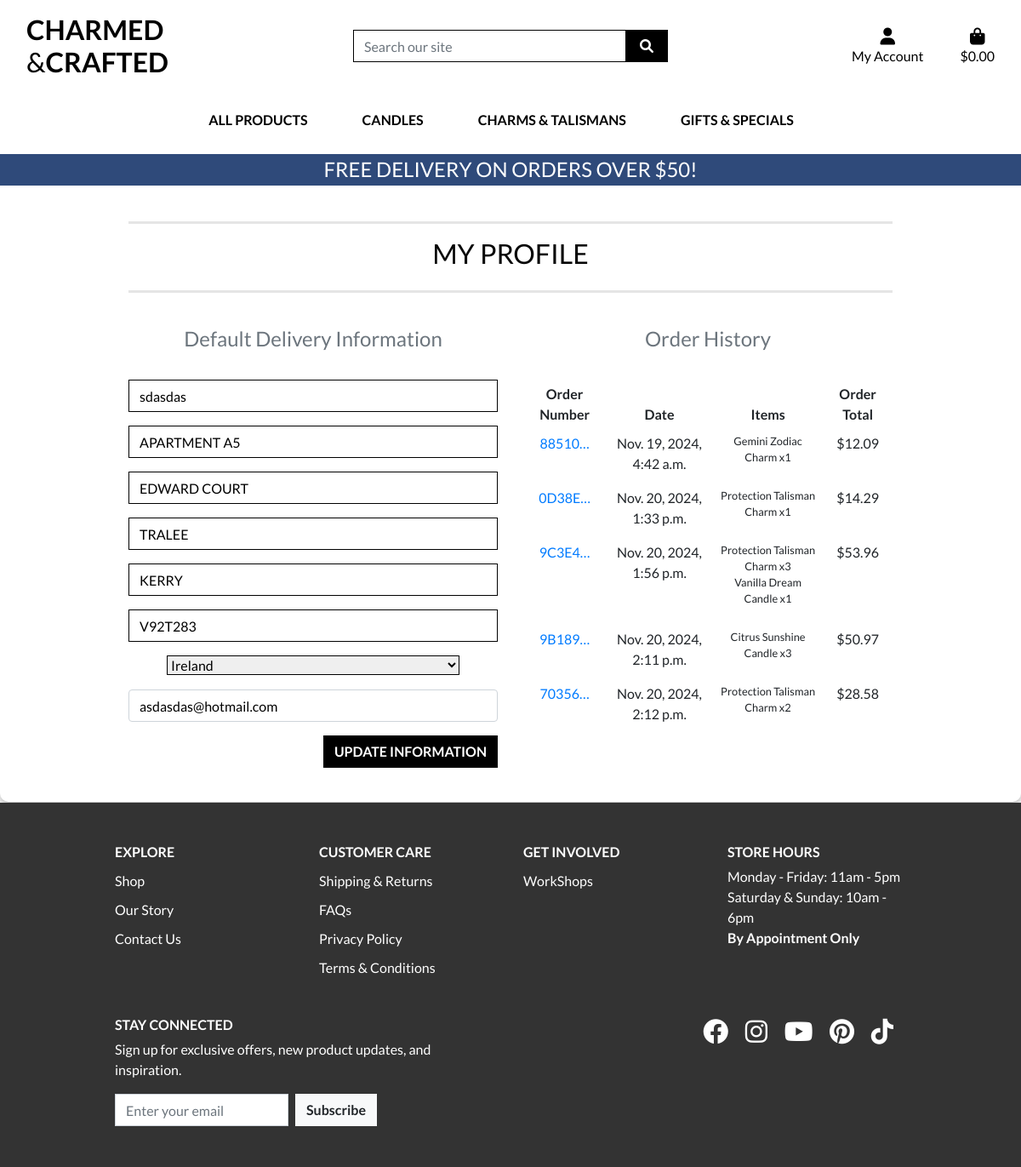
Before: /profile/ (signed in) with the older database file.
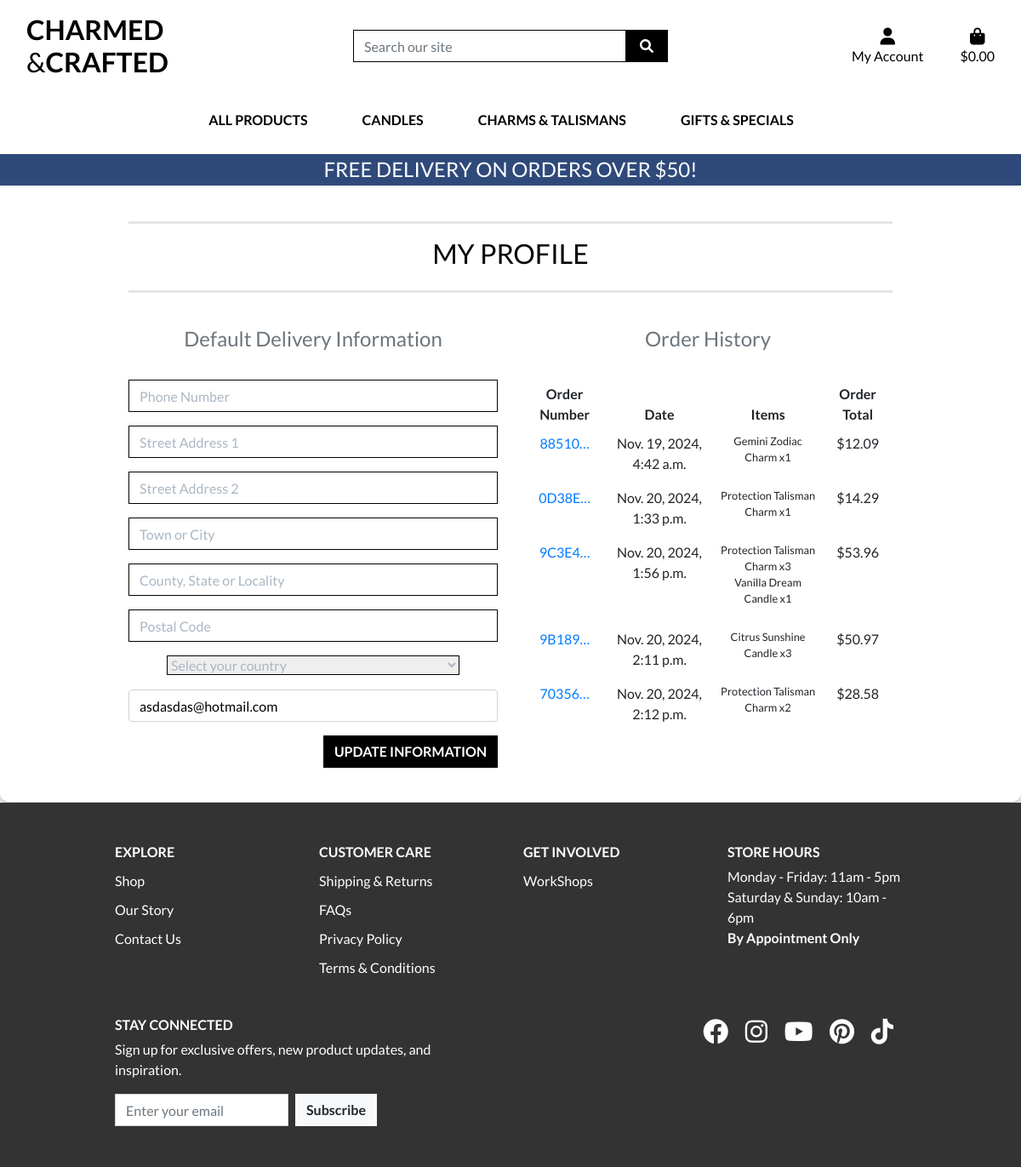
After: the same page with the newer database file.
### profiles/models.py (models this page shows, shortened)
class UserProfile(models.Model):
    user = models.OneToOneField(User, on_delete=models.CASCADE)
    default_phone_number = models.CharField(max_length=20, null=True, blank=True)
    default_street_address1 = models.CharField(max_length=80, null=True, blank=True)
    default_street_address2 = models.CharField(max_length=80, null=True, blank=True)
    default_town_or_city = models.CharField(max_length=40, null=True, blank=True)
    default_county = models.CharField(max_length=80, null=True, blank=True)
    default_postcode = models.CharField(max_length=20, null=True, blank=True)
    default_country = models.CharField(
        max_length=2,
        choices=get_country_choices(),
        blank=True,
        null=True,
    )

### checkout/models.py (models this page shows, shortened)
class Order(models.Model):
    order_number = models.CharField(max_length=32, null=False, editable=False)
    user_profile = models.ForeignKey(UserProfile, on_delete=models.SET_NULL,
                                     null=True, blank=True, related_name='orders')
    full_name = models.CharField(max_length=50, null=False, blank=False)
    email = models.EmailField(max_length=254, null=False, blank=False)
    phone_number = models.CharField(max_length=20, null=False, blank=False)
    country = models.CharField(
        max_length=2,
        choices=get_country_choices(),
        blank=True,
        null=True,
    )
    postcode = models.CharField(max_length=20, null=True, blank=True)
    town_or_city = models.CharField(max_length=40, null=False, blank=False)
    street_address1 = models.CharField(max_length=80, null=False, blank=False)
    street_address2 = models.CharField(max_length=80, null=True, blank=True)
    county = models.CharField(max_length=80, null=True, blank=True)
    date = models.DateTimeField(auto_now_add=True)
    delivery_cost = models.DecimalField(max_digits=6, decimal_places=2, null=False, default=0)
    order_total = models.DecimalField(max_digits=10, decimal_places=2, null=False, default=0)
    grand_total = models.DecimalField(max_digits=10, decimal_places=2, null=False, default=0)
    original_bag = models.TextField(null=False, blank=False, default='')
    stripe_pid = models.CharField(max_length=254, null=False, blank=False, default='')

class OrderLineItem(models.Model):
    order = models.ForeignKey(
        Order, null=False, blank=False, on_delete=models.CASCADE, related_name='lineitems')
    product = models.ForeignKey(Product, null=False, blank=False, on_delete=models.CASCADE)
    product_size = models.CharField(
        max_length=2, null=True, blank=True) # XS, S, M, L, XL
    quantity = models.IntegerField(null=False, blank=False, default=0)
    lineitem_total = models.DecimalField(
        max_digits=6, decimal_places=2, null=False, blank=False, editable=False)

### products/models.py (models this page shows, shortened)
class Product(models.Model):
    category = models.ForeignKey('Category', null=True, blank=True, on_delete=models.CASCADE)
    sku = models.CharField(max_length=254, null=True, blank=True)
    name = models.CharField(max_length=254)
    description = models.TextField()
    has_sizes = models.BooleanField (default = False, null = True, blank = True)
    price = models.DecimalField(max_digits=6, decimal_places=2)
    rating = models.DecimalField(max_digits=6, decimal_places=2, null=True, blank=True)
    image_url = models.URLField(max_length=1024, null=True, blank=True)
    image = models.ImageField(null=True, blank=True)

### profiles/views.py (the view)
# urls.py: path('profile/', include('profiles.urls')),
@login_required
@ensure_csrf_cookie
def profile(request):
    user_profile = get_object_or_404(UserProfile, user=request.user)
    if request.method == 'POST':
        email = request.POST.get('email')
        form = UserProfileForm(request.POST, instance=user_profile)
        if form.is_valid():
            form.save()
        if email and request.user.is_authenticated:
            user = User.objects.get(id=request.user.id)
            user.email = email
            user.save()
            messages.success(request, 'Profile updated successfully')
        else:
            messages.error(request, 'Update failed. Please ensure the form is valid.')
        return redirect('profile')  # Redirect to the profile page after POST
    else:
        form = UserProfileForm(instance=user_profile)
    orders = user_profile.orders.all()
    template = 'profiles/profile.html'
    context = {
        'form': form,
        'orders': orders,
        'on_profile_page': True
    }
    return render(request, template, context)

### profiles/templates/profiles/profile.html (shortened to what this page needs)
{% extends "base.html" %}
{% load static %}
{% block extra_css %}
    <link rel="stylesheet" href="{% static 'profiles/css/profile.css' %}">
{% endblock %}
{% block page_header %}
    <div class="container header-container">
    </div>
{% endblock %}
{% block content %}
<div class="overlay clearover">
    <div class="container">
        <div class="row">
            <div class="col">
                <hr>
                <h2 class="logo-font mb-4">My Profile</h2>
                <hr>
            </div>
        </div>
        <div class="row">
            <div class="col-12 col-lg-6">
                <p class="text-muted">Default Delivery Information</p>
                <form class="mt-3" action="{% url 'profile' %}" method="POST" id="profile-update-form">
                    {{ form|crispy }}
                    <div class="form-group">
                        <input type="email" name="email" id="id_email" class="form-control" value="{{ user.email }}" required placeholder="E-mail">
                    </div>
                    <button class="btn btn-black rounded-0 text-uppercase float-right">Update Information</button>
                </form>
            </div>
        <div class="col-12 col-lg-6">
            <p class="text-muted">Order History</p>
            <div class="order-history table-responsive">
                <table class="table table-sm table-borderless">
                    <thead>
                        <tr>
                            <th>Order Number</th>
                            <th>Date</th>
                            <th>Items</th>
                            <th>Order Total</th>
                        </tr>
                    </thead>
                    <tbody>
                        {% for order in orders %}
                            <tr>
                                <td>
                                    <a href="{% url 'order_history' order.order_number %}"
                                    title="{{ order.order_number }}">
                                        {{ order.order_number|truncatechars:6 }}
                                    </a>
                                </td>
                                <td>{{ order.date }}</td>
                                <td>
                                    <ul class="list-unstyled">
                                        {% for item in order.lineitems.all %}
                                            <li class="small">
                                                {{ item.product.name }} x{{ item.quantity }}
                                            </li>
                                        {% endfor %}
                                    </ul>
                                </td>
                                <td>${{ order.grand_total }}</td>
                            </tr>
                        {% endfor %}
                    </tbody>
                </table>
            </div>
        </div>
    </div>
</div>
{% endblock %}

Changed rows visible on the page:
changed UserProfile: default_phone_number "sdasdas" → (not shown); default_street_address1 "APARTMENT A5" → (not shown); default_street_address2 "EDWARD COURT" → (not shown); default_town_or_city "TRALEE" → (not shown); default_county "KERRY" → (not shown); default_postcode "V92T283" → (not shown); default_country "Ireland" → "Select your country"
